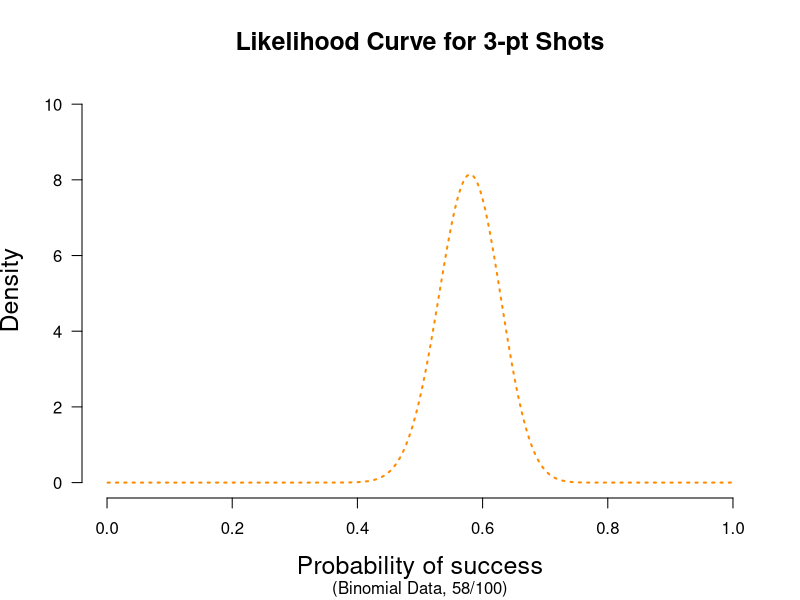
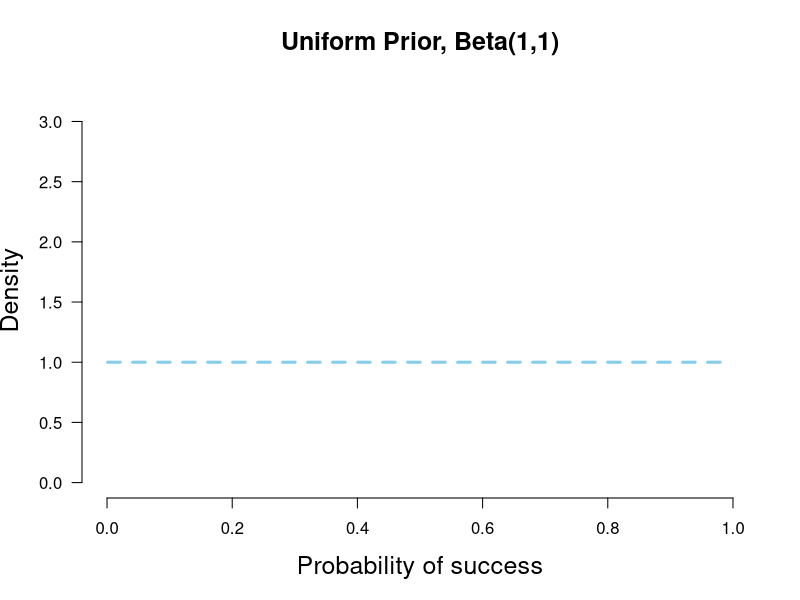
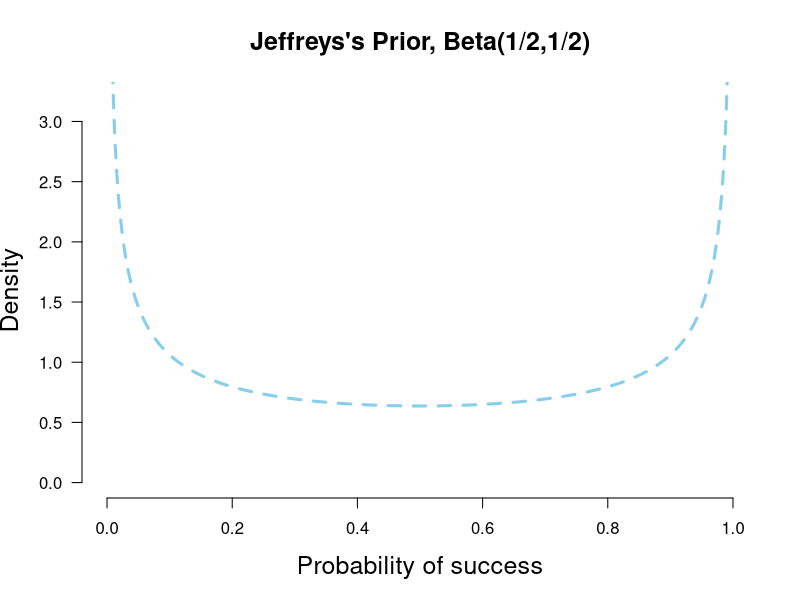
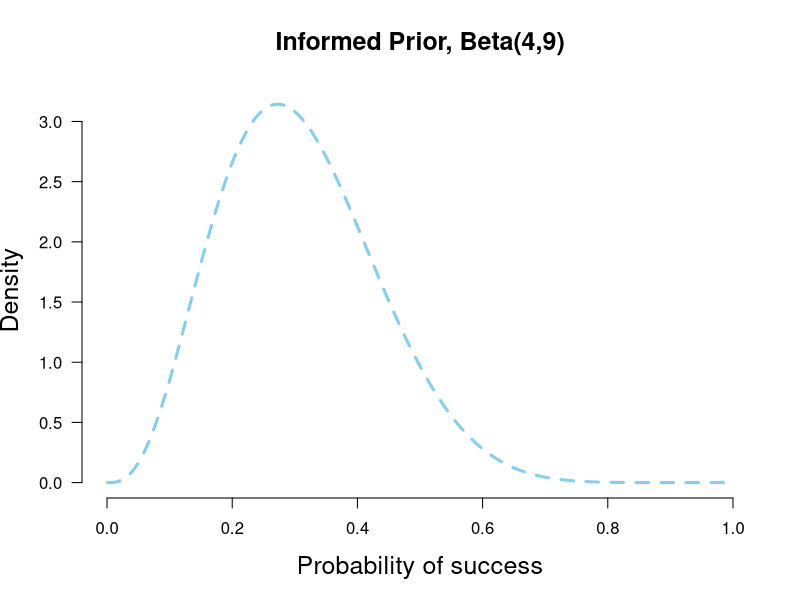
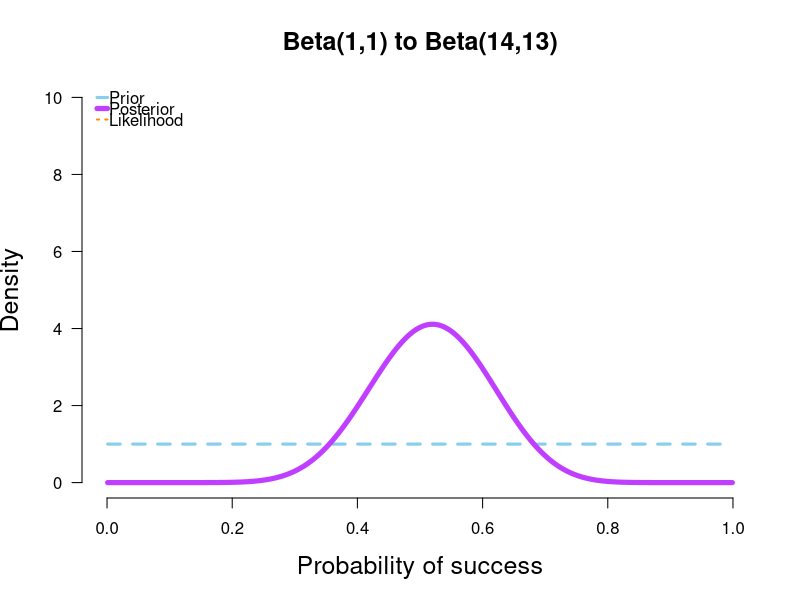
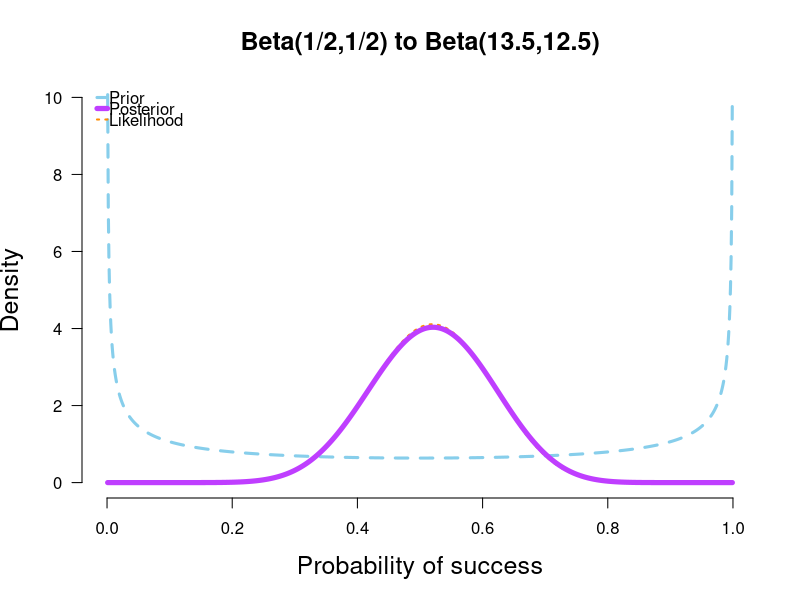
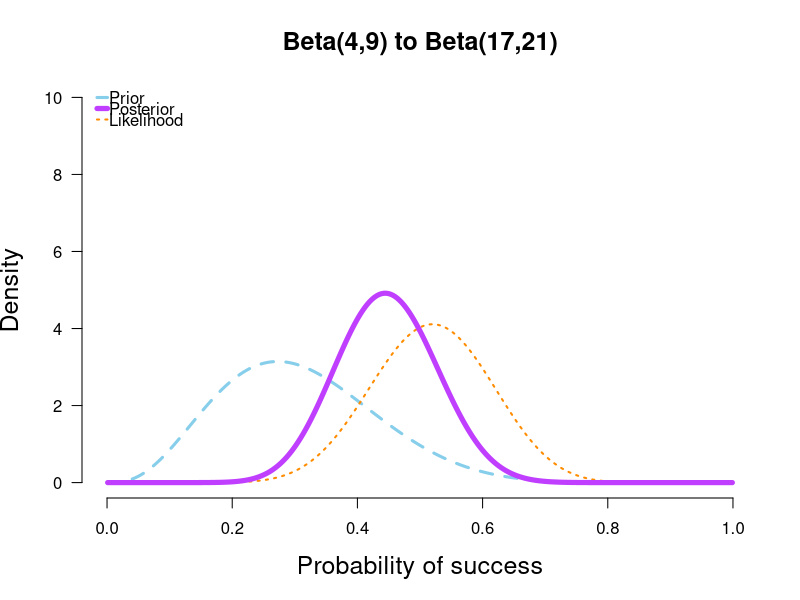
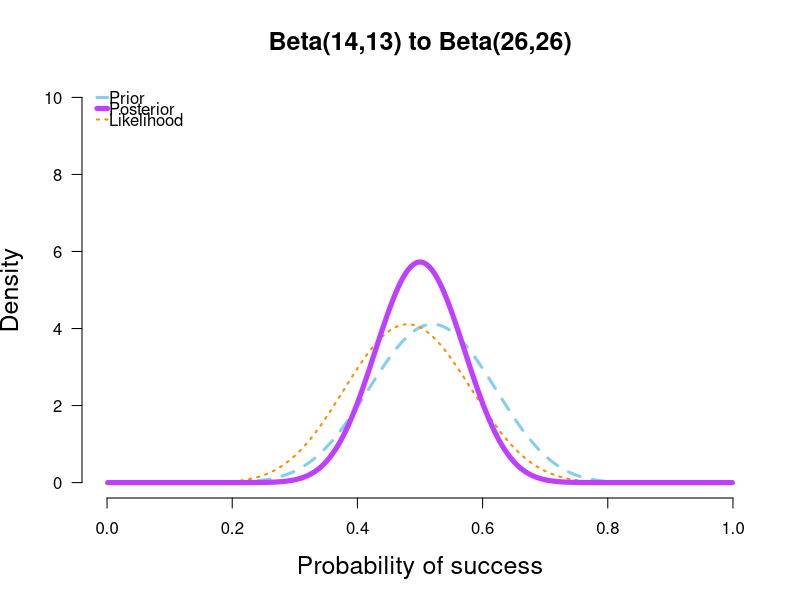

The R source for these figures, in order:
shotData<- c(1, 0, 0, 0, 1, 0, 1, 0, 1, 0, 0, 0, 1, 1, 1, 0, 1, 0, 1, 1, 1, 0, 0, 1, 1, 0, 0,
             1, 1, 1, 0, 0, 1, 1, 0, 0, 0, 1, 1, 1, 0, 0, 0, 0, 1, 1, 0, 1, 1, 0, 1, 0, 0, 1,
             0, 1, 0, 1, 1, 1, 0, 1, 0, 1, 0, 0, 1, 1, 0, 1, 0, 0, 1, 1, 1, 1, 1, 1, 1, 1, 1,
             1, 1, 1, 0, 0, 1, 1, 0, 0, 1, 1, 1, 0, 1, 1, 1, 1, 1, 0)

#figure 1 from blog, likelihood curve for 58/100 shots

x = seq(.001, .999, .001) ##Set up for creating the distributions
y2 = dbeta(x, 1 + 58, 1 + 42) # data for likelihood curve, plotted as the posterior from a beta(1,1)

plot(x, y2, xlim=c(0,1), ylim=c(0, 1.25 * max(y2,1.6)), type = "l", ylab= "Density", lty = 3,
     xlab= "Probability of success", las=1, main="Likelihood Curve for 3-pt Shots", sub= "(Binomial Data, 58/100)",lwd=2,
     cex.lab=1.5, cex.main=1.5, col = "darkorange", axes=FALSE)
axis(1, at = seq(0,1,.2)) #adds custom x axis
axis(2, las=1) # custom y axis

## Function for plotting priors, likelihoods, and posteriors for binomial data
## Output consists of a plot and various statistics
## PS and PF determine the shape of the prior distribution.
## PS = prior success, PF = prior failure for beta dist. 
## PS = 1, PF = 1 corresponds to uniform(0,1) and is default. If left at default, posterior will be equivalent to likelihood
## k = number of observed successes in the data, n = total trials. If left at 0 only plots the prior dist.
## null = Is there a point-null hypothesis? null = NULL leaves it out of plots and calcs
## CI = Is there a relevant X% credibility interval? .95 is recommended and standard

plot.beta <- function(PS = 1, PF = 1, k = 0, n = 0, null = NULL, CI = NULL, ymax = "auto", main = NULL) {
  
  x = seq(.001, .999, .001) ##Set up for creating the distributions
  y1 = dbeta(x, PS, PF) # data for prior curve
  y3 = dbeta(x, PS + k, PF + n - k) # data for posterior curve
  y2 = dbeta(x, 1 + k, 1 + n - k) # data for likelihood curve, plotted as the posterior from a beta(1,1)
  
  if(is.numeric(ymax) == T){ ##you can specify the y-axis maximum
    y.max = ymax
  }        
  else(
    y.max = 1.25 * max(y1,y2,y3,1.6) ##or you can let it auto-select
  )
  
  if(is.character(main) == T){
    Title = main
  }
  else(
    Title = "Prior-to-Posterior Transformation with Binomial Data"
  )
  
  
  plot(x, y1, xlim=c(0,1), ylim=c(0, y.max), type = "l", ylab= "Density", lty = 2,
       xlab= "Probability of success", las=1, main= Title,lwd=3,
       cex.lab=1.5, cex.main=1.5, col = "skyblue", axes=FALSE)
  
  axis(1, at = seq(0,1,.2)) #adds custom x axis
  axis(2, las=1) # custom y axis
  
  
  
  if(n != 0){
    #if there is new data, plot likelihood and posterior
    lines(x, y2, type = "l", col = "darkorange", lwd = 2, lty = 3)
    lines(x, y3, type = "l", col = "darkorchid1", lwd = 5)
    legend("topleft", c("Prior", "Posterior", "Likelihood"), col = c("skyblue", "darkorchid1", "darkorange"), 
           lty = c(2,1,3), lwd = c(3,5,2), bty = "n", y.intersp = .55, x.intersp = .1, seg.len=.7)
    
    ## adds null points on prior and posterior curve if null is specified and there is new data
    if(is.numeric(null) == T){
      ## Adds points on the distributions at the null value if there is one and if there is new data
      points(null, dbeta(null, PS, PF), pch = 21, bg = "blue", cex = 1.5)
      points(null, dbeta(null, PS + k, PF + n - k), pch = 21, bg = "darkorchid", cex = 1.5)
      abline(v=null, lty = 5, lwd = 1, col = "grey73")
      ##lines(c(null,null),c(0,1.11*max(y1,y3,1.6))) other option for null line
    }
  }
  
  ##Specified CI% but no null? Calc and report only CI
  if(is.numeric(CI) == T && is.numeric(null) == F){
    CI.low <- qbeta((1-CI)/2, PS + k, PF + n - k)
    CI.high <- qbeta(1-(1-CI)/2, PS + k, PF + n - k)
    
    SEQlow<-seq(0, CI.low, .001)
    SEQhigh <- seq(CI.high, 1, .001)
    ##Adds shaded area for x% Posterior CIs
    cord.x <- c(0, SEQlow, CI.low) ##set up for shading
    cord.y <- c(0,dbeta(SEQlow,PS + k, PF + n - k),0) ##set up for shading
    polygon(cord.x,cord.y,col='orchid', lty= 3) ##shade left tail
    cord.xx <- c(CI.high, SEQhigh,1) 
    cord.yy <- c(0,dbeta(SEQhigh,PS + k, PF + n - k), 0)
    polygon(cord.xx,cord.yy,col='orchid', lty=3) ##shade right tail
    
    return( list( "Posterior CI lower" = round(CI.low,3), "Posterior CI upper" = round(CI.high,3)))
  }
  
  ##Specified null but not CI%? Calculate and report BF only 
  if(is.numeric(null) == T && is.numeric(CI) == F){
    null.H0 <- dbeta(null, PS, PF)
    null.H1 <- dbeta(null, PS + k, PF + n - k)
    CI.low <- qbeta((1-CI)/2, PS + k, PF + n - k)
    CI.high <- qbeta(1-(1-CI)/2, PS + k, PF + n - k)
    return( list("BF01 (in favor of H0)" = round(null.H1/null.H0,3), "BF10 (in favor of H1)" = round(null.H0/null.H1,3)
    ))
  }
  
  ##Specified both null and CI%? Calculate and report both
  if(is.numeric(null) == T && is.numeric(CI) == T){
    null.H0 <- dbeta(null, PS, PF)
    null.H1 <- dbeta(null, PS + k, PF + n - k)
    CI.low <- qbeta((1-CI)/2, PS + k, PF + n - k)
    CI.high <- qbeta(1-(1-CI)/2, PS + k, PF + n - k)
    
    SEQlow<-seq(0, CI.low, .001)
    SEQhigh <- seq(CI.high, 1, .001)
    ##Adds shaded area for x% Posterior CIs
    cord.x <- c(0, SEQlow, CI.low) ##set up for shading
    cord.y <- c(0,dbeta(SEQlow,PS + k, PF + n - k),0) ##set up for shading
    polygon(cord.x,cord.y,col='orchid', lty= 3) ##shade left tail
    cord.xx <- c(CI.high, SEQhigh,1) 
    cord.yy <- c(0,dbeta(SEQhigh,PS + k, PF + n - k), 0)
    polygon(cord.xx,cord.yy,col='orchid', lty=3) ##shade right tail
    
    return( list("BF01 (in favor of H0)" = round(null.H1/null.H0,3), "BF10 (in favor of H1)" = round(null.H0/null.H1,3),
                 "Posterior CI lower" = round(CI.low,3), "Posterior CI upper" = round(CI.high,3)))
  }
  
}

#plot dimensions (415,550) for the blog figures

#Initial Priors
plot.beta(1,1,ymax=3.2,main="Uniform Prior, Beta(1,1)")
plot.beta(.5,.5,ymax=3.2,main="Jeffreys's Prior, Beta(1/2,1/2)")
plot.beta(4,9,ymax=3.2,main="Informed Prior, Beta(4,9)")

#Posteriors after Round 1
plot.beta(1,1,13,25,main="Beta(1,1) to Beta(14,13)",ymax=10)
plot.beta(.5,.5,13,25,main="Beta(1/2,1/2) to Beta(13.5,12.5)",ymax=10)
plot.beta(4,9,13,25,main="Beta(4,9) to Beta(17,21)",ymax=10)

#Posteriors after Round 2
plot.beta(14,13,12,25,ymax=10,main="Beta(14,13) to Beta(26,26)")
plot.beta(13.5,12.5,12,25,ymax=10,main="Beta(13.5,12.5) to Beta(25.5,25.5)")
plot.beta(17,21,12,25,ymax=10,main="Beta(17,21) to Beta(29,34)")

#Posteriors after Round 3
plot.beta(26,26,14,25,ymax=10,main="Beta(26,26) to Beta(40,37)")
plot.beta(25.5,25.5,14,25,ymax=10,main="Beta(25.5,25.5) to Beta(39.5,36.5)")
plot.beta(29,34,14,25,ymax=10,main="Beta(29,34) to Beta(43,45)")

#Posteriors after Round 4
plot.beta(40,37,19,25,ymax=10,main="Beta(40,37) to Beta(59,43)")
plot.beta(39.5,36.5,19,25,ymax=10,main="Beta(39.5,36.5) to Beta(58.5,42.5)")
plot.beta(43,45,19,25,ymax=10,main="Beta(43,45) to Beta(62,51)")

#Initial Priors and final Posteriors after all rounds at once
plot.beta(1,1,58,100,ymax=10,main="Beta(1,1) to Beta(59,43)")
plot.beta(.5,.5,58,100,ymax=10,main="Beta(1/2,1/2) to Beta(58.5,42.5)")
plot.beta(4,9,58,100,ymax=10,main="Beta(4,9) to Beta(62,51)")

